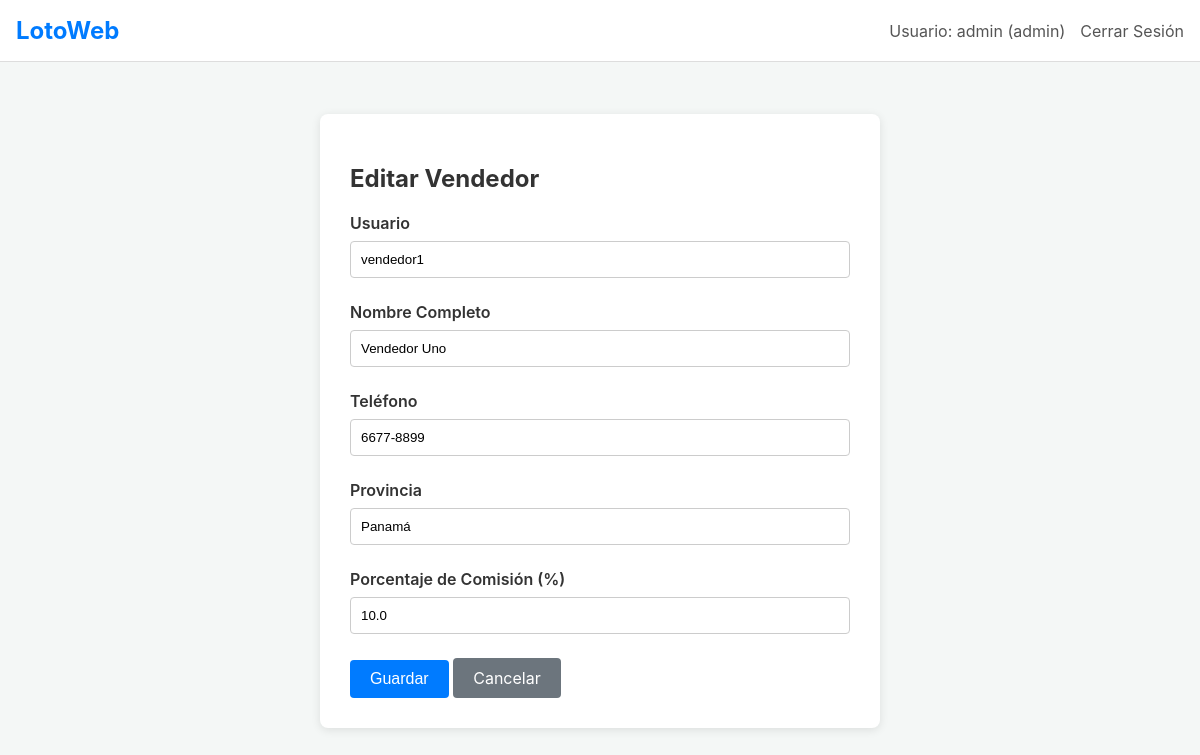
Page /admin/sellers/edit/2 (signed in) on the committed database.
### tables this page shows
CREATE TABLE users (
    id INTEGER PRIMARY KEY AUTOINCREMENT,
    username TEXT UNIQUE NOT NULL,
    password TEXT NOT NULL,
    role TEXT NOT NULL, -- 'admin' or 'seller'
    name TEXT,
    phone TEXT,
    province TEXT,
    commission_percentage REAL,
    join_date TIMESTAMP NOT NULL DEFAULT CURRENT_TIMESTAMP
);

### app.py (the view, shortened to what this page needs)
@app.route('/admin/sellers/edit/<int:seller_id>', methods=['GET', 'POST'])
@admin_required
def edit_seller(seller_id):
    conn = get_db_connection()
    seller = conn.execute('SELECT * FROM users WHERE id = ? AND role = ?', (seller_id, 'seller')).fetchone()
    conn.close()
    if seller is None:
        flash('Vendedor no encontrado.', 'danger')
        return redirect(url_for('list_sellers'))
    return render_template('seller_form.html', seller=seller, form_action='edit')

### app.py (called while the page is built)
def admin_required(f):
    @wraps(f)
    def decorated_function(*args, **kwargs):
        if 'user_id' not in session or session.get('user_role') != 'admin':
            flash('Acceso no autorizado.', 'danger')
            return redirect(url_for('login'))
        return f(*args, **kwargs)
    return decorated_function

### database.py (called while the page is built)
def get_db_connection():
    if 'DATABASE_URL' in os.environ:
        conn = psycopg2.connect(os.environ['DATABASE_URL'])
    else:
        conn = sqlite3.connect('lottery.db')
        conn.row_factory = sqlite3.Row
    return conn

### templates/seller_form.html (shortened to what this page needs)
{% extends 'layout.html' %}
{% block content %}
<div class="form-container">
    <h2>
        {% if form_action == 'create' %}
            Crear Nuevo Vendedor
        {% else %}
            Editar Vendedor
        {% endif %}
    </h2>
    <form method="post">
        <div class="form-group">
            <label for="username">Usuario</label>
            <input type="text" id="username" name="username" value="{{ seller['username'] if seller else '' }}"
                   {{ 'readonly' if form_action == 'edit' else 'required' }}>
        </div>
        <div class="form-group">
            <label for="name">Nombre Completo</label>
            <input type="text" id="name" name="name" value="{{ seller['name'] if seller else '' }}" required>
        </div>
        <div class="form-group">
            <label for="phone">Teléfono</label>
            <input type="text" id="phone" name="phone" value="{{ seller['phone'] if seller else '' }}">
        </div>
        <div class="form-group">
            <label for="province">Provincia</label>
            <input type="text" id="province" name="province" value="{{ seller['province'] if seller else '' }}">
        </div>
        <div class="form-group">
            <label for="commission_percentage">Porcentaje de Comisión (%)</label>
            <input type="number" step="0.01" id="commission_percentage" name="commission_percentage"
                   value="{{ seller['commission_percentage'] if seller else '' }}" required>
        </div>
        <div class="form-actions">
            <button type="submit" class="btn">Guardar</button>
            <a href="{{ url_for('list_sellers') }}" class="btn btn-secondary">Cancelar</a>
        </div>
    </form>
</div>
{% endblock %}

### static/style.css (style rules this page uses)
body { font-family: -apple-system, BlinkMacSystemFont, "Segoe UI", Roboto, "Helvetica Neue", Arial, sans-serif; margin: 0; background-color: #f4f7f6; color: #333; }
.form-container { background: #fff; padding: 30px; border-radius: 8px; box-shadow: 0 2px 10px rgba(0,0,0,0.1); max-width: 500px; margin: 2rem auto; }
.form-group { margin-bottom: 1.5rem; }
.form-group label { display: block; margin-bottom: 8px; font-weight: 600; }
.form-group input, .form-group select { width: 100%; padding: 10px; border: 1px solid #ccc; border-radius: 4px; box-sizing: border-box; }
.btn { display: inline-block; background-color: #007bff; color: #fff; padding: 10px 20px; border: none; border-radius: 4px; cursor: pointer; text-decoration: none; font-size: 1rem; text-align: center; }
.btn-secondary { background-color: #6c757d; }

### rows in the picture
users: username "vendedor1", name "Vendedor Uno", phone "6677-8899", province "Panamá", commission_percentage "10.0"

### other values in the picture
{{ session['username'] }} "admin"
{{ session['user_role'] }} "admin"
